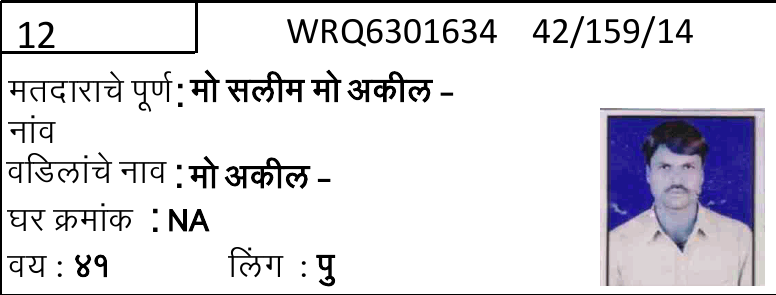
#> input picture data/3.png, 776 x 295 px, given in place of number8.jpg, which was not available
$ python detect_age.py
#> lines starting #> are read from the running program, lines starting #| are printed output that depends on the picture; pictures that were not available may be replaced by others from this repository, and a replacement may not be noted
#> further down, img is the input picture: shape (295, 776, 3); mean B, G, R 225.4, 219.8, 220.9
### src/digit_templates.py
import os
import cv2
from typing import Dict


def load_templates(template_dir: str = "../digits/templates/") -> Dict[int, "cv2.UMat"]:
    """Load digit templates (0-9) from `template_dir`.

    Returns a dict mapping int digit -> grayscale numpy array.
    Raises RuntimeError if any template is missing.
    """
#> called with template_dir = '../digits/templates/'
    templates = {}
    for i in range(10):
        path = os.path.join(template_dir, f"{i}.png")
        img = cv2.imread(path, cv2.IMREAD_GRAYSCALE)
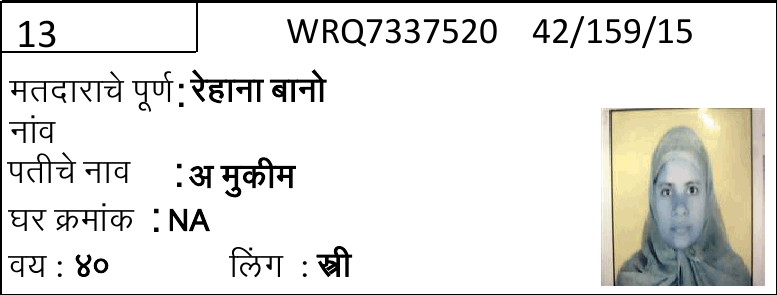
#> input picture data/4.png, 777 x 295 px, given in place of 0.png, which was not available
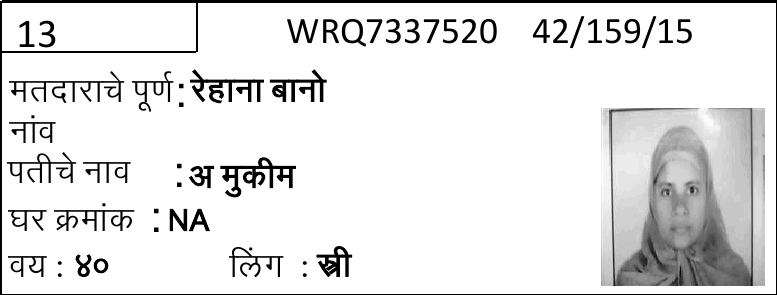
#> img: shape (295, 777); min 0, max 255, mean 228
        if img is None:
            raise RuntimeError(f"Template missing: {path}")
        templates[i] = img
#> pass 2 of the loop in load_templates, `for i in range(10):`:
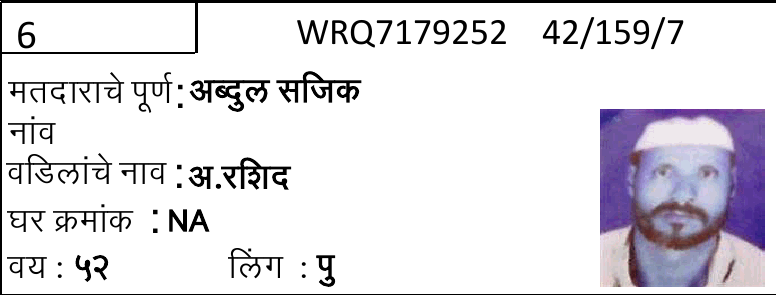
#> input picture data/1.png, 776 x 295 px, found by its file name
#> in load_templates, `img = cv2.imread(path, cv2.IMREAD_GRAYSCALE)`:
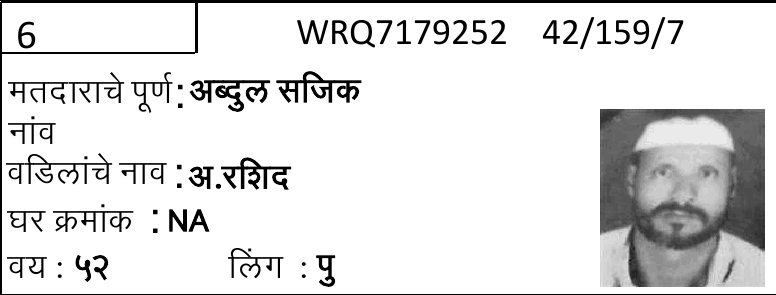
#> img: shape (295, 776); min 0, max 255, mean 223.5
#> pass 3 of the loop in load_templates, `for i in range(10):`:
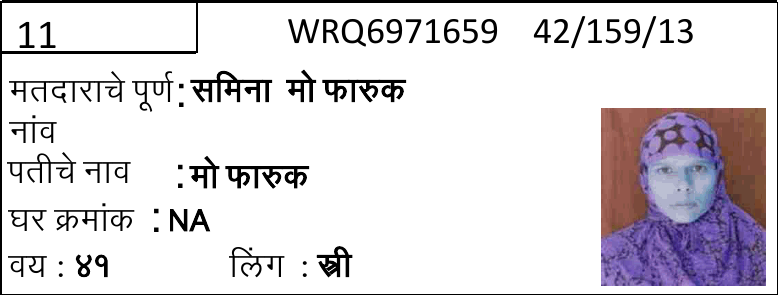
#> input picture data/2.png, 778 x 295 px, found by its file name
#> in load_templates, `img = cv2.imread(path, cv2.IMREAD_GRAYSCALE)`:
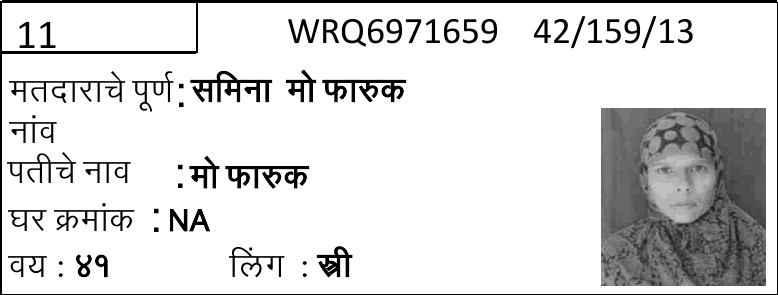
#> img: shape (295, 778); min 0, max 255, mean 218.1
#> the loop made 7 passes; the first 3 are shown
    return templates

### src/age_service.py
import numpy as np
from dataclasses import dataclass
from split_numbers import split_img
from typing import Optional, List, Tuple
from digit_templates import load_templates
from digit_matcher import DigitMatcher, SSIMMatcher


@dataclass
class AgeDetectionResult:
    age: Optional[int]
    confidence: float


class AgeDetector:
    """Orchestrates splitting and matching to return an age and confidence."""

    def __init__(self, matcher: DigitMatcher):
        self.matcher = matcher

    # [21 lines left out: function detect, not called in this run]


def build_default_detector(template_dir: str = "../digits/templates/") -> AgeDetector:
    templates = load_templates(template_dir)
    matcher = SSIMMatcher(templates)
    return AgeDetector(matcher)

### src/detect_age.py
"""Compatibility wrapper around the newer age detection service.

This module keeps the legacy function `detect_age(img)` while delegating
the actual work to `age_service.AgeDetector`. The wrapper constructs a
default detector on first use so existing callers do not need to change.
"""

import cv2
from typing import Tuple
from age_service import build_default_detector, AgeDetectionResult


_DEFAULT_DETECTOR = None


def _get_default_detector():
    global _DEFAULT_DETECTOR
    if _DEFAULT_DETECTOR is None:
        _DEFAULT_DETECTOR = build_default_detector()
    return _DEFAULT_DETECTOR


def detect_age(img) -> Tuple[int, float]:
    """Detect age from a cropped voter block image.

    Returns a tuple `(age:int, confidence:float)`. If detection fails,
    `age` may be `None` or raise a ValueError for invalid inputs.
    """
    detector = _get_default_detector()
    result: AgeDetectionResult = detector.detect(img)
    return result.age, result.confidence


if __name__ == "__main__":
    path = "../data/output/number8.jpg"
    img = cv2.imread(path)
#> (the run stopped early here; a loop or call above may not have finished)
